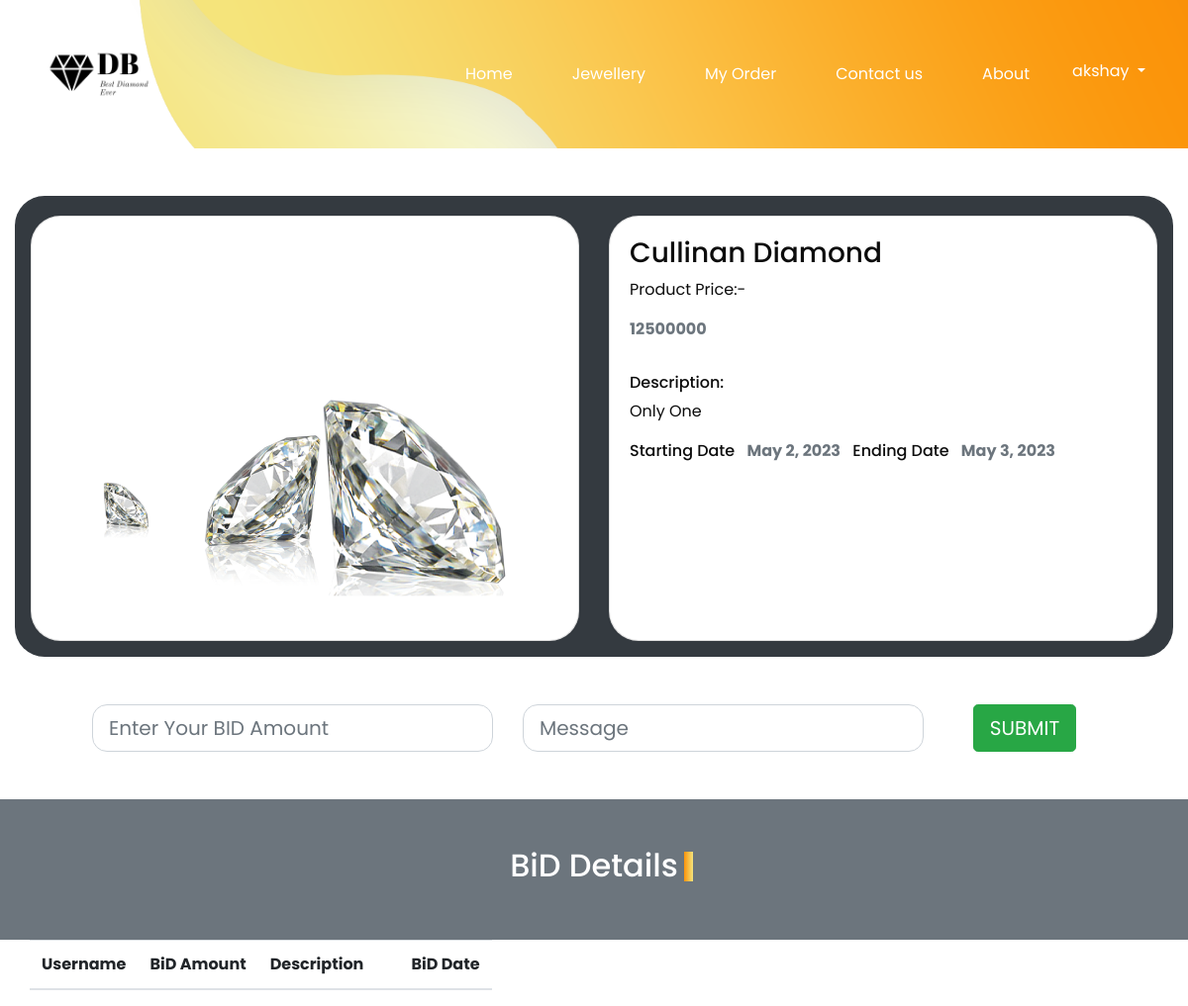
Screenshot of /singleproduct/7 (signed in) with the database file from the repository.
### app1/models.py (models this page shows, shortened)
class BuyerRegister(models.Model):
    name=models.CharField(max_length=20,default='',verbose_name='User Name')
    email=models.EmailField(max_length=50,verbose_name='Email',default=None)
    number=models.IntegerField(default='',verbose_name='Contact No')
    gst_number=models.CharField(max_length=50,verbose_name='GST No')
    address=models.TextField(default=None)
    password=models.CharField(default=None,max_length=20,verbose_name='Password')
    status=models.BooleanField(default=False)
    mailsend=models.BooleanField(default=False)
    def __str__(self):
        return self.name

class Product(models.Model):
    SellerId=models.CharField(max_length=100)
    category = models.ForeignKey(Product_Category,on_delete=models.CASCADE)
    productImage = models.ImageField(upload_to="product")
    productName = models.CharField(max_length=100)
    productPrice = models.IntegerField(default=0)
    productDescription = models.TextField(default="")
    quantity=models.CharField(max_length=200)
    startdate=models.DateField(default=None)
    enddate=models.DateField(default=None)
    status=models.BooleanField(default=False)

### app1/views.py (the view, shortened to what this page needs)
# urls.py: path('singleproduct/<int:id>',singleproduct,name="singleproduct"),
def singleproduct(request,id):
    sData = SessionData(request)
    if request.session.has_key('BID'):
        message = request.session['BID']
        del request.session['BID']
    else:
        message = ''
    if request.session.has_key('buyer'):
        user= request.session['buyer']
        data=BuyerRegister.objects.get(email=user)
        productdata=Product.objects.get(id=id)
        cDate = date.today()
        biddata=Biddetails.objects.filter(productID=id).order_by("-id")
        bidtable=[]
        return render (request,'singleproduct.html',{'sessionbuyer':user,'name':data,'productdata':productdata,'biddata':bidtable,'messagekey':message})

### app1/templates/singleproduct.html (shortened to what this page needs)
{% extends 'base.html' %}
{% load static %}
{% block content %}
   <section class="mt-5">
    <div class="container p-3 mb-5 bg-dark" style="border-radius: 30px;">
      <div class="row">
        <div class="col-lg-6 mt-1">
          <div class="card p-5" style="border-radius: 30px; height: 430px">
            <img style="border-radius: 30px;"
              class="card-img img-fluid "
              src="{{productdata.productImage.url}}"
              alt="Card image cap"
              id="product-detail" width="100%" height="100%" />
          </div>
        </div>
        <div class="col-lg-6 mt-1 " >
          <div class="card"  style="border-radius: 30px; height: 430px;">
            <div class="card-body" >
              <p class="h3 ">{{productdata.productName}}</p>
              <ul class="list-inline">
                <li class="list-inline-item">
                    <p>Product Price:-</p>
                  <p class="text-muted"><strong>{{productdata.productPrice}}</strong></p>
                </li>
              </ul>
              <h6>Description:</h6>
              <blockquote style="text-align: justify;">
                {{productdata.productDescription}}
              </blockquote>
              <ul class="list-inline">
                <li class="list-inline-item">
                  <h6>Starting Date</h6>
                </li>
                <li class="list-inline-item">
                  <p class="text-muted"><strong>{{productdata.startdate}}</strong></p>
                </li>
                <li class="list-inline-item">
                  <h6>Ending Date</h6>
                </li>
                <li class="list-inline-item">
                  <p class="text-muted"><strong>{{productdata.enddate}}</strong></p>
                </li>
              </ul>
            </div>
          </div>
        </div>
      </div>
    </div>
  </section>
  {% if sessionbuyer %}
  <form method="post">
<div class="container">
    <div class="row m-5">
      <div class="col-5">
            <div class="form-outline">
                <input
                  type="text"
                  id="#"
                  name="bidamount"
                  class="form-control form-control-lg"
                  placeholder="Enter Your BID Amount" style="border-radius: 15px;"/>
              </div>
        </div>
        <div class="col-5">
            <div class="form-outline ">
                <input
                  type="text"
                  id="#"
                  name="Description"
                  class="form-control form-control-lg"
                  placeholder="Message" style="border-radius: 15px;"/>
              </div>
        </div>
        <div class="col-2">
            <div class="text-center text-lg-start ">
                <button type="submit" class="btn btn-success btn-lg" >SUBMIT</button>
              </div>
        </div>
    </div>
</div>
</form>
{% endif %}
  <div class="heading_container p-5 bg-secondary">
    <h2 class="mx-auto text-white">
      BiD Details
    </h2>
  </div>
  <table class="table table-responsive container">
    <thead>
      <tr>
        <th scope="col">Username</th>
        <th scope="col">BiD Amount</th>
        <th scope="col">Description</th>
        <th></th>
        <th scope="col">BiD Date</th>
      </tr>
    </thead>
  </table>
{% endblock %}

### app1/templates/base.html (shortened to what this page needs)
{% load static %}
<!DOCTYPE html>
<html>
<head>
  <link rel="stylesheet" type="text/css" href="https://cdnjs.cloudflare.com/ajax/libs/OwlCarousel2/2.1.3/assets/owl.carousel.min.css" />
  <link rel="stylesheet" type="text/css" href="{% static 'css/bootstrap.css' %}" />
  <link href="{% static 'css/style.css' %}" rel="stylesheet" />
  <link href="{% static 'css/responsive.css' %}" rel="stylesheet" />
</head>
<body class="sub_page">
  <div class="hero_area">
    <header class="header_section">
      <div class="container ">
        <nav class="navbar navbar-expand-lg custom_nav-container ">
          <a class="" href="{% url 'index' %}" >
            <img src="{% static 'images/logo.png' %}" alt=""width="140px">
          </a>
          <div class="collapse navbar-collapse " id="navbarSupportedContent">
            <div class="d-flex ml-auto flex-column flex-lg-row align-items-center">
              {% if sessionbuyer == None and sessionseller == None %}
              <ul class="navbar-nav  ">
                <li class="nav-item active">
                  <a class="nav-link " href="{% url 'index' %}">Home <span class="sr-only">(current)</span></a>
                </li>
                <li class="nav-item">
                  <a class="nav-link" href="{% url 'diamonds' %}">Jewellery </a>
                </li>
                <li class="nav-item">
                  <a class="nav-link" href="{% url 'contact' %}">Contact us</a>
                </li>
                <li class="nav-item">
                  <a class="nav-link" href="{% url 'about' %}"> About</a>
                </li>
                <div class="dropdown show" style="width:100px;">
                  <a class="btn dropdown-toggle text-white text-center" style="width: 100%;   box-sizing: border-box;"href="#" role="button" id="dropdownMenuLink" data-toggle="dropdown" aria-haspopup="true" aria-expanded="false">
                    Login
                  </a>
                  <div class="dropdown-menu" aria-labelledby="dropdownMenuLink" style="border: 0; border-radius: 10px; width: 100px; box-sizing: border-box;">
                    <a class="dropdown-item text-dark text-center"  href="{% url 'buyersignin' %}">Buyer</a>
                    <a class="dropdown-item text-dark text-center"  href="{% url 'sellersignin' %}">Seller </a>
                  </div>
                </div>
              </ul>
              {% elif sessionbuyer %}
              <ul class="navbar-nav  ">
                <li class="nav-item active">
                  <a class="nav-link " href="{% url 'index' %}">Home <span class="sr-only">(current)</span></a>
                </li>
                <li class="nav-item">
                  <a class="nav-link" href="{% url 'diamonds' %}">Jewellery </a>
                </li>
                <li class="nav-item">
                  <a class="nav-link" href="{% url 'buyerorder' %}">My Order</a>
                </li>
                <li class="nav-item">
                  <a class="nav-link" href="{% url 'contact' %}">Contact us</a>
                </li>
                <li class="nav-item">
        <a class="nav-link" href="{% url 'about' %}"> About</a>
                </li>
                <div class="dropdown show" style="width:100px;">
                  <a class="btn dropdown-toggle text-white text-center" style="width: 100%;   box-sizing: border-box;"href="#" role="button" id="dropdownMenuLink" data-toggle="dropdown" aria-haspopup="true" aria-expanded="false">
                    {{name}}
                  </a>
                </div>
              </ul>
              {% endif %}
            </div>
          </div>
        </nav>
      </div>
    </header>
  </div>
    {% block content %}
    {% endblock %}
  </body>
  </html>

### app1/static/css/style.css (style rules this page uses)
body { font-family: "Poppins", sans-serif; color: #0c0c0c; background-color:white; }
.heading_container { display: -webkit-box; display: -ms-flexbox; display: flex; }
.heading_container h2 { position: relative; }
.heading_container h2::before { content: ""; position: absolute; width: 9px; height: 30px; top: 14%; right: -15px; background: -webkit-gradient(linear, left top, right top, from(#fb930a), to(#f5e47b)); background: linear-gradient(to right, #fb930a, #f5e47b); }
.hero_area { height: 100vh; position: relative; background-image: url(../images/hero-bg.png); background-size: cover; background-repeat: no-repeat; }
.sub_page .hero_area { height: auto; background-position: top right; }
.custom_nav-container.navbar-expand-lg .navbar-nav .nav-link { padding: 10px 30px; color: #ffffff; text-align: center; }
a, a:hover, a:focus { text-decoration: none; }
.btn, .btn:focus { outline: none !important; -webkit-box-shadow: none; box-shadow: none; }
.custom_nav-container { z-index: 99999; padding: 5px 0; }

### app1/static/css/responsive.css (style rules this page uses)
@media (min-width: 1200px) { .container { max-width: 1170px; } }

### rows the page displays
BuyerRegister: name "akshay"
Product: productImage (picture), productName "Cullinan Diamond", productPrice "12500000", productDescription "Only One", startdate "May 2, 2023", enddate "May 3, 2023"
